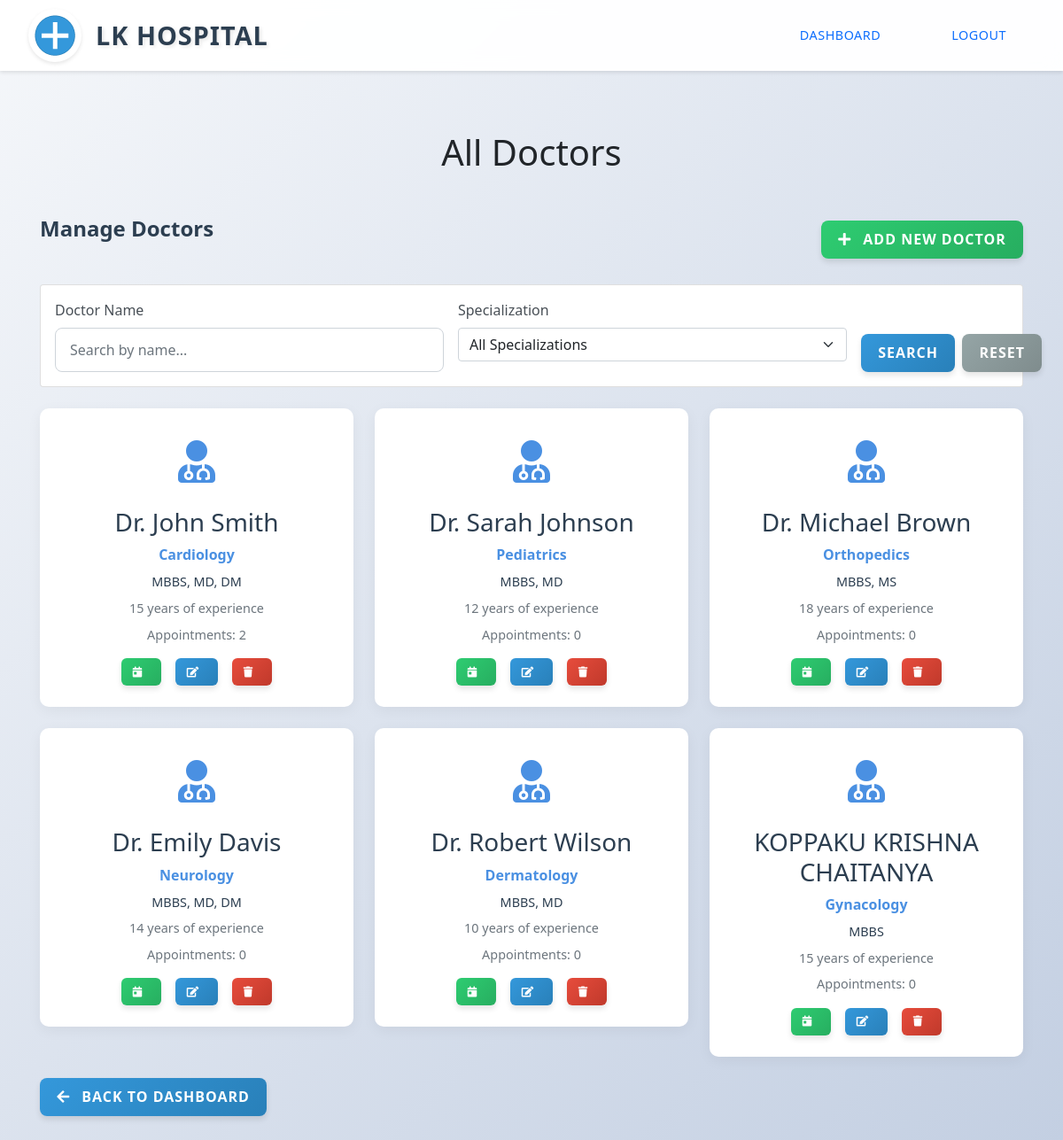
Page /admin/doctors (signed in) on the committed database.
### app.py (models this page shows)
class Doctor(db.Model):
    id = db.Column(db.Integer, primary_key=True)
    name = db.Column(db.String(100), nullable=False)
    specialization = db.Column(db.String(100), nullable=False)
    qualifications = db.Column(db.String(200), nullable=False)
    years_of_experience = db.Column(db.Integer, nullable=False)
    appointments = db.relationship('Appointment', backref='doctor', lazy=True)
    date_slots = db.relationship('DateSpecificSlot', backref='doctor', lazy=True)
    admitted_patients = db.relationship('AdmittedPatient', backref='doctor', lazy=True)

### app.py (the view)
@app.route('/admin/doctors')
@login_required
def view_all_doctors():
    if not current_user.is_admin:
        flash('Access denied. Admin privileges required.', 'danger')
        return redirect(url_for('dashboard'))
    doctor_name = request.args.get('name', '')
    specialization = request.args.get('specialization', '')
    doctors_query = Doctor.query
    if doctor_name:
        doctors_query = doctors_query.filter(Doctor.name.ilike(f'%{doctor_name}%'))
    if specialization:
        doctors_query = doctors_query.filter(Doctor.specialization == specialization)
    doctors = doctors_query.all()
    all_specializations = [doc.specialization for doc in Doctor.query.with_entities(Doctor.specialization).distinct()]
    return render_template('view_all_doctors.html',
                          doctors=doctors,
                          specializations=all_specializations)

### app.py (called while the page is built)
@login_manager.user_loader
def load_user(user_id):
    return Patient.query.get(int(user_id))

### templates/view_all_doctors.html (shortened to what this page needs)
{% extends "base.html" %}
{% block content %}
<header class="header">
    <div class="hospital-logo">
        <img src="{{ url_for('static', filename='images/hospital-logo.png') }}" alt="LK Hospital Logo">
        <span class="hospital-name">LK Hospital</span>
    </div>
    <div class="nav-buttons">
        <a href="{{ url_for('admin_dashboard') }}" class="nav-button">Dashboard</a>
        <a href="{{ url_for('logout') }}" class="nav-button">Logout</a>
    </div>
</header>
<main class="container mt-5">
    <div class="doctors-page">
        <h1 class="text-center mb-5">All Doctors</h1>
        <div class="d-flex justify-content-between align-items-center mb-4">
            <h2 class="section-title">Manage Doctors</h2>
            <a href="{{ url_for('add_doctor') }}" class="btn btn-success">
                <i class="fas fa-plus"></i> Add New Doctor
            </a>
        </div>
        <div class="card mb-4">
            <div class="card-body">
                <form id="doctorSearchForm" class="row g-3" method="GET" action="{{ url_for('view_all_doctors') }}">
                    <div class="col-md-5">
                        <label for="nameSearch" class="form-label">Doctor Name</label>
                        <input type="text" class="form-control" id="nameSearch" name="name" value="{{ request.args.get('name', '') }}" placeholder="Search by name...">
                    </div>
                    <div class="col-md-5">
                        <label for="specializationSearch" class="form-label">Specialization</label>
                        <select class="form-select" id="specializationSearch" name="specialization">
                            <option value="">All Specializations</option>
                        </select>
                    </div>
                    <div class="col-md-2 d-flex align-items-end">
                        <button type="submit" class="btn btn-primary me-2">Search</button>
                        <a href="{{ url_for('view_all_doctors') }}" class="btn btn-secondary">Reset</a>
                    </div>
                </form>
            </div>
        </div>
        <div class="row g-4">
            {% if doctors %}
                {% for doctor in doctors %}
                <div class="col-md-4">
                    <div class="doctor-card">
                        <div class="doctor-icon">
                            <i class="fas fa-user-md"></i>
                        </div>
                        <h3>{{ doctor.name }}</h3>
                        <p class="specialization">{{ doctor.specialization }}</p>
                        <p class="qualifications">{{ doctor.qualifications }}</p>
                        <p class="experience">{{ doctor.years_of_experience }} years of experience</p>
                        <p class="appointments">Appointments: {{ doctor.appointments|length }}</p>
                        <div class="doctor-actions">
                            <a href="{{ url_for('manage_date_slots', doctor_id=doctor.id) }}" class="btn btn-sm btn-success me-2" data-bs-toggle="tooltip" title="Manage Date Slots">
                                <i class="fas fa-calendar-day"></i>
                            </a>
                            <button class="btn btn-sm btn-primary me-2" onclick="editDoctor({{ doctor.id }})" data-bs-toggle="tooltip" title="Edit Doctor">
                                <i class="fas fa-edit"></i>
                            </button>
                            <button class="btn btn-sm btn-danger" onclick="deleteDoctor({{ doctor.id }})" data-bs-toggle="tooltip" title="Delete Doctor">
                                <i class="fas fa-trash"></i>
                            </button>
                        </div>
                    </div>
                </div>
                {% endfor %}
            {% else %}
                <div class="col-12">
                    <div class="alert alert-info">
                        No doctors found{% if request.args.get('name') or request.args.get('specialization') %} matching your search criteria{% endif %}.
                    </div>
                </div>
            {% endif %}
        </div>
        <div class="mt-4">
            <a href="{{ url_for('admin_dashboard') }}" class="btn btn-primary">
                <i class="fas fa-arrow-left"></i> Back to Dashboard
            </a>
        </div>
    </div>
</main>
{% endblock %}

### static/css/custom.css (style rules this page uses)
html, body { margin: 0; padding: 0; min-height: 100vh; background: linear-gradient(135deg, #f5f7fa 0%, #c3cfe2 100%); font-family: 'Segoe UI', Tahoma, Geneva, Verdana, sans-serif; }
body { display: flex; flex-direction: column; }
.header { display: flex; justify-content: space-between; align-items: center; padding: 1rem 2rem; background-color: rgba(255, 255, 255, 0.95); box-shadow: 0 2px 4px rgba(0,0,0,0.1); position: fixed; top: 0; left: 0; right: 0; z-index: 1000; backdrop-filter: blur(10px); height: 80px; }
.hospital-logo { display: flex; align-items: center; gap: 1rem; }
.hospital-logo img { width: 60px; height: 60px; object-fit: contain; border-radius: 50%; box-shadow: 0 2px 4px rgba(0,0,0,0.1); transition: transform 0.3s ease; background-color: #ffffff; padding: 5px; }
.hospital-name { font-size: 1.8rem; font-weight: bold; color: #2c3e50; text-transform: uppercase; letter-spacing: 1px; text-shadow: 2px 2px 4px rgba(0,0,0,0.1); }
.nav-buttons { display: flex; gap: 1rem; }
.nav-button { padding: 0.7rem 2rem; border-radius: 25px; text-decoration: none; font-weight: 500; transition: all 0.3s ease; text-transform: uppercase; letter-spacing: 0.5px; font-size: 0.9rem; position: relative; overflow: hidden; }
.nav-button::before { content: ''; position: absolute; top: 0; left: -100%; width: 100%; height: 100%; background: linear-gradient(90deg, transparent, rgba(255,255,255,0.2), transparent); transition: 0.5s; }
.form-control { border-radius: 10px; border: 2px solid #e9ecef; padding: 1rem 0.75rem; transition: all 0.3s ease; }
.btn-primary { background-color: #3498db; border: none; border-radius: 10px; font-weight: 600; text-transform: uppercase; letter-spacing: 1px; transition: all 0.3s ease; }
main { flex: 1; padding-top: 100px; padding-bottom: 2rem; width: 100%; max-width: 1200px; margin: 0 auto; }
.container { width: 100%; padding-right: 15px; padding-left: 15px; margin-right: auto; margin-left: auto; }
@media (min-width: 576px) { .container { max-width: 540px; } }
@media (min-width: 768px) { .container { max-width: 720px; } }
@media (min-width: 992px) { .container { max-width: 960px; } }
@media (min-width: 1200px) { .container { max-width: 1140px; } }
.section-title { color: #2c3e50; margin-bottom: 1.5rem; font-size: 1.5rem; font-weight: 600; }
.doctor-card { background: white; padding: 1.5rem; border-radius: 10px; box-shadow: 0 4px 16px rgba(0, 0, 0, 0.05); text-align: center; transition: transform 0.3s ease; }
.doctor-icon { font-size: 3rem; color: #4a90e2; margin-bottom: 1rem; }
.doctor-card h3 { color: #2c3e50; margin-bottom: 0.5rem; }
.doctor-card p { color: #6c757d; margin-bottom: 1rem; }
.doctor-actions { display: flex; justify-content: center; gap: 0.5rem; }
.btn-sm { padding: 0.25rem 0.5rem; font-size: 0.875rem; }
.doctor-card .specialization { color: #4a90e2; font-weight: 600; margin-bottom: 0.5rem; }
.doctor-card .qualifications { color: #2c3e50; font-size: 0.9rem; margin-bottom: 0.5rem; }
.doctor-card .experience { color: #6c757d; font-size: 0.9rem; margin-bottom: 0.5rem; }
.doctor-card .appointments { color: #6c757d; font-size: 0.9rem; margin-bottom: 1rem; }
.form-label { color: #495057; font-weight: 500; margin-bottom: 0.5rem; }
.form-control { border: 1px solid #ced4da; border-radius: 8px; padding: 0.75rem 1rem; transition: border-color 0.15s ease-in-out, box-shadow 0.15s ease-in-out; }
.btn-primary { background: linear-gradient(135deg, #4a90e2, #357abd); border: none; padding: 0.75rem 1.5rem; font-weight: 500; transition: transform 0.2s ease; }

### rows in the picture
Doctor: name "Dr. John Smith", specialization "Cardiology", qualifications "MBBS, MD, DM", years_of_experience "15", appointments|length "2"
Doctor: name "Dr. Sarah Johnson", specialization "Pediatrics", qualifications "MBBS, MD", years_of_experience "12", appointments|length "0"
Doctor: name "Dr. Michael Brown", specialization "Orthopedics", qualifications "MBBS, MS", years_of_experience "18", appointments|length "0"
Doctor: name "Dr. Emily Davis", specialization "Neurology", qualifications "MBBS, MD, DM", years_of_experience "14", appointments|length "0"
Doctor: name "Dr. Robert Wilson", specialization "Dermatology", qualifications "MBBS, MD", years_of_experience "10", appointments|length "0"
Doctor: name "KOPPAKU KRISHNA CHAITANYA", specialization "Gynacology", qualifications "MBBS", years_of_experience "15", appointments|length "0"
